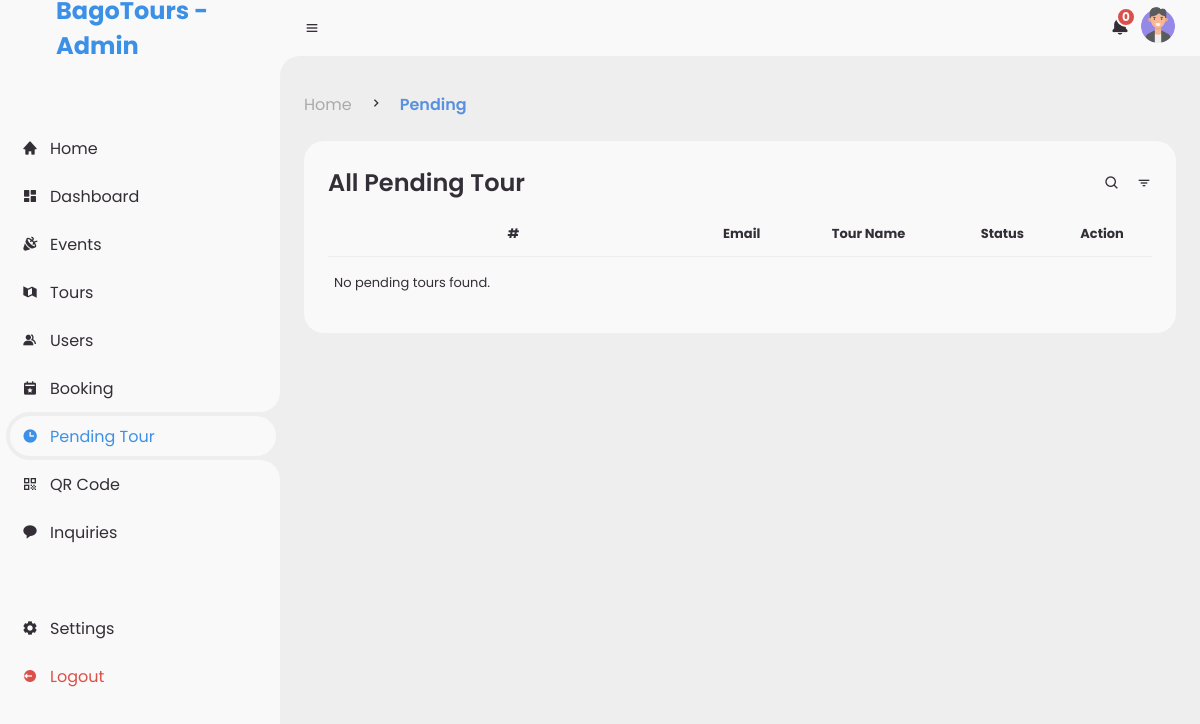
The page /admin/pending.php (signed in) on the database as committed earlier.
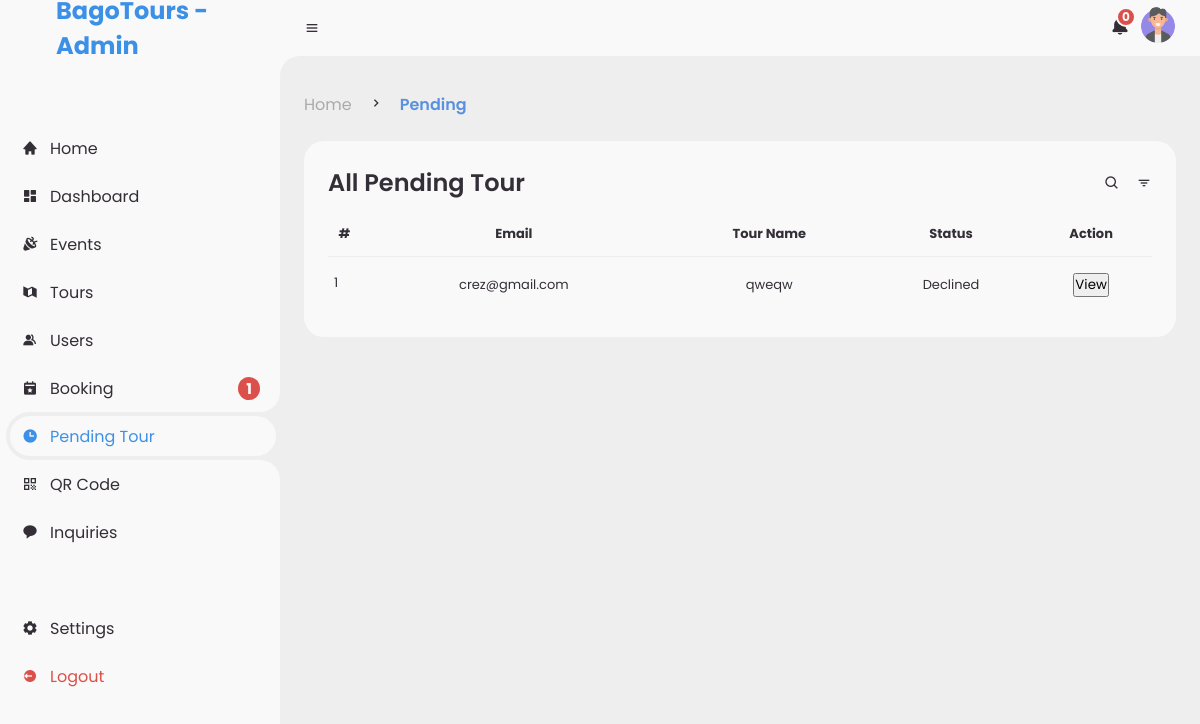
The same page on the database as committed later.
### tables this page shows
CREATE TABLE `tours` (
  `id` int(50) NOT NULL,
  `user_id` int(50) NOT NULL,
  `img` varchar(255) NOT NULL,
  `title` varchar(200) NOT NULL,
  `address` varchar(200) NOT NULL,
  `latitude` varchar(50) NOT NULL,
  `longitude` varchar(50) NOT NULL,
  `type` varchar(50) NOT NULL,
  `description` varchar(1000) NOT NULL,
  `status` varchar(50) NOT NULL COMMENT ' 0 = Pending, 1 = Active, 2 = Cancelled, 3 = Inactive.',
  `bookable` tinyint(1) NOT NULL,
  `date_created` datetime NOT NULL DEFAULT current_timestamp(),
  `expiry` date DEFAULT NULL
);

CREATE TABLE `users` (
  `id` int(50) NOT NULL,
  `profile_picture` varchar(200) DEFAULT NULL,
  `name` varchar(100) NOT NULL,
  `username` varchar(200) DEFAULT NULL,
  `password` varchar(200) DEFAULT NULL,
  `email` varchar(200) DEFAULT NULL,
  `phone_number` varchar(50) DEFAULT NULL,
  `home_address` varchar(200) NOT NULL,
  `role` varchar(200) DEFAULT NULL,
  `device_id` varchar(255) NOT NULL,
  `date_created` timestamp NOT NULL DEFAULT current_timestamp()
);

### func/dashboardFunc.php (called while the page is built, shortened)
<?php
function totalBooking($conn, $user_id)
{
    $query = "SELECT COUNT(*) AS total_booking FROM booking b JOIN tours t ON b.tour_id = t.id JOIN users u ON t.user_id = u.id WHERE u.id = :id AND b.status != 4 AND b.status != 2 AND b.status != 3";
    $stmt = $conn->prepare($query);
    $stmt->bindParam(':id', $user_id, PDO::PARAM_INT);
    $stmt->execute();
    $totalBooking = $stmt->fetchColumn();
    return $totalBooking == 0 ? "" : $totalBooking;
}

### admin/pending.php (the view, shortened to what the changed rows need)
<?php
include '../include/db_conn.php';
$user_id = $_SESSION['user_id'];
$query = "SELECT users.*, tours.* FROM tours RIGHT JOIN users ON users.id = tours.user_id WHERE tours.status = 0 OR tours.status = 2";
$stmt = $conn->prepare($query);
$stmt->execute();
$result = $stmt->fetchAll(PDO::FETCH_ASSOC);
?>
<!DOCTYPE html>
<html lang="en">
<head>
    <link href='https://unpkg.com/boxicons@2.0.9/css/boxicons.min.css' rel='stylesheet'>
    <link rel="stylesheet" href="assets/css/admin.css">
</head>
<body>
    <?php include 'includes/sidebar.php'; ?>
    <section id="content">
        <main>
            <div class="head-title">
                <div class="left">
                    <?php include 'includes/breadcrumb.php'; ?>
                </div>
            </div>
            <div class="table-data">
                <div class="order">
                    <table>
                        <thead>
                            <tr>
                                <th>#</th>
                                <th>Email</th>
                                <th>Tour Name</th>
                                <th>Status</th>
                                <th>Action</th>
                            </tr>
                        </thead>
                        <tbody>
                            <?php
                            if ($result) {
                                $counter = 1;
                                foreach ($result as $row) {
                                    $status = $row['status'];
                                    echo "<tr>";
                                    echo "<td>" . $counter++ . "</td>";
                                    echo "<td>" . $row['email'] . "</td>";
                                    echo "<td>" . $row['title'] . "</td>";
                                    echo "<td>";
                                    if ($status == 0) {
                                        echo "Pending";
                                    } elseif ($status == 1) {
                                        echo "Accepted";
                                    } else {
                                        echo "Declined";
                                    }
                                    echo "</td>";
                                    echo "<td><button class='view-btn' data-id='" . $row['id'] . "'>View</button></td>";
                                    echo "</tr>";
                                }
                            } else {
                                echo "<tr><td colspan='7'>No pending tours found.</td></tr>";
                            }
                            ?>
                        </tbody>
                    </table>
                </div>
            </div>
        </main>
    </section>
</body>
</html>

### admin/includes/sidebar.php (shortened to what the changed rows need)
<?php
$current_page = basename($_SERVER['PHP_SELF'], '.php');
require_once __DIR__ . '/../../func/dashboardFunc.php';
$sidebarClass = isset($_SESSION['sidebar_hidden']) && $_SESSION['sidebar_hidden'] === 'hide' ? 'hide' : '';
?>
<link href='https://unpkg.com/boxicons@2.1.4/css/boxicons.min.css' rel='stylesheet'>
<section id="sidebar" class="<?php echo $sidebarClass ?>">
    <ul class="side-menu top">
        <li class="<?php echo $current_page == 'booking' ? 'active' : ''; ?>">
            <a href="booking">
                <i class='bx bxs-calendar-star'></i>
                <span class="text">Booking</span>
                <?php
                $bookingCount = totalBooking($conn, $user_id);
                if ($bookingCount > 0) {
                    echo "<span class='notifCount'>" . $bookingCount . "</span>";
                }
                ?>
            </a>
        </li>
    </ul>
</section>

### admin/includes/breadcrumb.php (shortened to what the changed rows need)
<?php
$page = basename($_SERVER['PHP_SELF'], '.php');
$currentBreadcrumbs = $breadcrumbs[$page] ?? $breadcrumbs['home'];
?>
<ul class="breadcrumb">
    <?php foreach ($currentBreadcrumbs as $key => $breadcrumb): ?>
        <li>
            <?php if ($key === array_key_last($currentBreadcrumbs)): ?>
                <span class="breadcrumb-active">
                    <?php echo $breadcrumb['title']; ?>
                </span>
            <?php else: ?>
                <a href="<?php echo $breadcrumb['url']; ?>">
                    <?php echo $breadcrumb['title']; ?>
                </a>
            <?php endif; ?>
        </li>
        <?php if ($key !== array_key_last($currentBreadcrumbs)): ?>
            <li><i class='bx bx-chevron-right'></i></li>
        <?php endif; ?>
    <?php endforeach; ?>
</ul>

Rows that differ between the two databases and show on the page:
added tours: user.email "crez@gmail.com", title "qweqw", status "Declined"
Other text that changed with them:
$bookingCount: (not shown) → "1"
text no longer shown: "No pending tours found."
